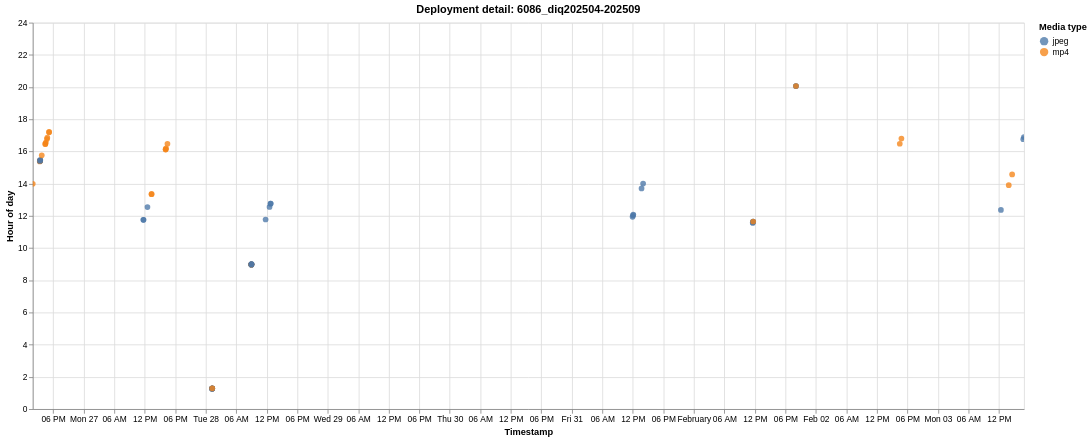

Specify this chart in Vega-Lite:
### Vega-Lite specification from a JSON file in a GitHub repository (floating-point values rounded to 4 significant figures)
{"$schema": "https://vega.github.io/schema/vega-lite/v6.1.0.json", "config": {"view": {"continuousHeight": 300, "continuousWidth": 300}}, "data": {"name": "data-72e83afa71b89047fb339f7c72e1e7fb"}, "datasets": {"data-72e83afa71b89047fb339f7c72e1e7fb": [{"deployment": "6086_diq202504-202509", "deployment_order": 29, "event_index": 0, "hour_of_day": 13.99, "media_type": "mp4", "timestamp": "2025-01-26T13:59:38"}, {"deployment": "6086_diq202504-202509", "deployment_order": 29, "event_index": 1, "hour_of_day": 15.38, "media_type": "mp4", "timestamp": "2025-01-26T15:22:36"}, {"deployment": "6086_diq202504-202509", "deployment_order": 29, "event_index": 2, "hour_of_day": 15.42, "media_type": "jpeg", "timestamp": "2025-01-26T15:24:55"}, {"deployment": "6086_diq202504-202509", "deployment_order": 29, "event_index": 3, "hour_of_day": 15.42, "media_type": "jpeg", "timestamp": "2025-01-26T15:24:56"}, {"deployment": "6086_diq202504-202509", "deployment_order": 29, "event_index": 4, "hour_of_day": 15.42, "media_type": "mp4", "timestamp": "2025-01-26T15:25:18"}, {"deployment": "6086_diq202504-202509", "deployment_order": 29, "event_index": 5, "hour_of_day": 15.42, "media_type": "jpeg", "timestamp": "2025-01-26T15:25:24"}, {"deployment": "6086_diq202504-202509", "deployment_order": 29, "event_index": 6, "hour_of_day": 15.42, "media_type": "jpeg", "timestamp": "2025-01-26T15:25:25"}, {"deployment": "6086_diq202504-202509", "deployment_order": 29, "event_index": 7, "hour_of_day": 15.43, "media_type": "mp4", "timestamp": "2025-01-26T15:25:46"}, {"deployment": "6086_diq202504-202509", "deployment_order": 29, "event_index": 8, "hour_of_day": 15.43, "media_type": "jpeg", "timestamp": "2025-01-26T15:26:02"}, {"deployment": "6086_diq202504-202509", "deployment_order": 29, "event_index": 9, "hour_of_day": 15.48, "media_type": "jpeg", "timestamp": "2025-01-26T15:28:41"}, {"deployment": "6086_diq202504-202509", "deployment_order": 29, "event_index": 10, "hour_of_day": 15.76, "media_type": "mp4", "timestamp": "2025-01-26T15:45:46"}, {"deployment": "6086_diq202504-202509", "deployment_order": 29, "event_index": 11, "hour_of_day": 16.46, "media_type": "mp4", "timestamp": "2025-01-26T16:27:32"}, {"deployment": "6086_diq202504-202509", "deployment_order": 29, "event_index": 12, "hour_of_day": 16.47, "media_type": "mp4", "timestamp": "2025-01-26T16:28:06"}, {"deployment": "6086_diq202504-202509", "deployment_order": 29, "event_index": 13, "hour_of_day": 16.55, "media_type": "mp4", "timestamp": "2025-01-26T16:33:10"}, {"deployment": "6086_diq202504-202509", "deployment_order": 29, "event_index": 14, "hour_of_day": 16.77, "media_type": "mp4", "timestamp": "2025-01-26T16:46:28"}, {"deployment": "6086_diq202504-202509", "deployment_order": 29, "event_index": 15, "hour_of_day": 16.86, "media_type": "mp4", "timestamp": "2025-01-26T16:51:36"}, {"deployment": "6086_diq202504-202509", "deployment_order": 29, "event_index": 16, "hour_of_day": 17.19, "media_type": "mp4", "timestamp": "2025-01-26T17:11:26"}, {"deployment": "6086_diq202504-202509", "deployment_order": 29, "event_index": 17, "hour_of_day": 17.21, "media_type": "mp4", "timestamp": "2025-01-26T17:12:52"}, {"deployment": "6086_diq202504-202509", "deployment_order": 29, "event_index": 18, "hour_of_day": 11.76, "media_type": "jpeg", "timestamp": "2025-01-27T11:45:25"}, {"deployment": "6086_diq202504-202509", "deployment_order": 29, "event_index": 19, "hour_of_day": 11.76, "media_type": "jpeg", "timestamp": "2025-01-27T11:45:26"}, {"deployment": "6086_diq202504-202509", "deployment_order": 29, "event_index": 20, "hour_of_day": 12.54, "media_type": "jpeg", "timestamp": "2025-01-27T12:32:41"}, {"deployment": "6086_diq202504-202509", "deployment_order": 29, "event_index": 21, "hour_of_day": 13.34, "media_type": "mp4", "timestamp": "2025-01-27T13:20:40"}, {"deployment": "6086_diq202504-202509", "deployment_order": 29, "event_index": 22, "hour_of_day": 13.36, "media_type": "mp4", "timestamp": "2025-01-27T13:21:42"}, {"deployment": "6086_diq202504-202509", "deployment_order": 29, "event_index": 23, "hour_of_day": 16.12, "media_type": "mp4", "timestamp": "2025-01-27T16:07:02"}, {"deployment": "6086_diq202504-202509", "deployment_order": 29, "event_index": 24, "hour_of_day": 16.13, "media_type": "mp4", "timestamp": "2025-01-27T16:07:58"}, {"deployment": "6086_diq202504-202509", "deployment_order": 29, "event_index": 25, "hour_of_day": 16.2, "media_type": "mp4", "timestamp": "2025-01-27T16:11:44"}, {"deployment": "6086_diq202504-202509", "deployment_order": 29, "event_index": 26, "hour_of_day": 16.48, "media_type": "mp4", "timestamp": "2025-01-27T16:28:50"}, {"deployment": "6086_diq202504-202509", "deployment_order": 29, "event_index": 27, "hour_of_day": 1.265, "media_type": "jpeg", "timestamp": "2025-01-28T01:15:55"}, {"deployment": "6086_diq202504-202509", "deployment_order": 29, "event_index": 28, "hour_of_day": 1.266, "media_type": "jpeg", "timestamp": "2025-01-28T01:15:56"}, {"deployment": "6086_diq202504-202509", "deployment_order": 29, "event_index": 29, "hour_of_day": 1.272, "media_type": "mp4", "timestamp": "2025-01-28T01:16:18"}, {"deployment": "6086_diq202504-202509", "deployment_order": 29, "event_index": 30, "hour_of_day": 1.276, "media_type": "jpeg", "timestamp": "2025-01-28T01:16:35"}, {"deployment": "6086_diq202504-202509", "deployment_order": 29, "event_index": 31, "hour_of_day": 1.277, "media_type": "jpeg", "timestamp": "2025-01-28T01:16:37"}, {"deployment": "6086_diq202504-202509", "deployment_order": 29, "event_index": 32, "hour_of_day": 1.283, "media_type": "mp4", "timestamp": "2025-01-28T01:17:00"}, {"deployment": "6086_diq202504-202509", "deployment_order": 29, "event_index": 33, "hour_of_day": 1.285, "media_type": "jpeg", "timestamp": "2025-01-28T01:17:07"}, {"deployment": "6086_diq202504-202509", "deployment_order": 29, "event_index": 34, "hour_of_day": 1.286, "media_type": "jpeg", "timestamp": "2025-01-28T01:17:09"}, {"deployment": "6086_diq202504-202509", "deployment_order": 29, "event_index": 35, "hour_of_day": 1.292, "media_type": "mp4", "timestamp": "2025-01-28T01:17:32"}, {"deployment": "6086_diq202504-202509", "deployment_order": 29, "event_index": 36, "hour_of_day": 8.97, "media_type": "jpeg", "timestamp": "2025-01-28T08:58:11"}, {"deployment": "6086_diq202504-202509", "deployment_order": 29, "event_index": 37, "hour_of_day": 8.97, "media_type": "jpeg", "timestamp": "2025-01-28T08:58:13"}, {"deployment": "6086_diq202504-202509", "deployment_order": 29, "event_index": 38, "hour_of_day": 8.976, "media_type": "mp4", "timestamp": "2025-01-28T08:58:34"}, {"deployment": "6086_diq202504-202509", "deployment_order": 29, "event_index": 39, "hour_of_day": 8.979, "media_type": "jpeg", "timestamp": "2025-01-28T08:58:43"}, {"deployment": "6086_diq202504-202509", "deployment_order": 29, "event_index": 40, "hour_of_day": 8.979, "media_type": "jpeg", "timestamp": "2025-01-28T08:58:44"}, {"deployment": "6086_diq202504-202509", "deployment_order": 29, "event_index": 41, "hour_of_day": 8.985, "media_type": "mp4", "timestamp": "2025-01-28T08:59:06"}, {"deployment": "6086_diq202504-202509", "deployment_order": 29, "event_index": 42, "hour_of_day": 8.987, "media_type": "jpeg", "timestamp": "2025-01-28T08:59:12"}, {"deployment": "6086_diq202504-202509", "deployment_order": 29, "event_index": 43, "hour_of_day": 8.987, "media_type": "jpeg", "timestamp": "2025-01-28T08:59:13"}, {"deployment": "6086_diq202504-202509", "deployment_order": 29, "event_index": 44, "hour_of_day": 8.993, "media_type": "mp4", "timestamp": "2025-01-28T08:59:34"}, {"deployment": "6086_diq202504-202509", "deployment_order": 29, "event_index": 45, "hour_of_day": 9.001, "media_type": "jpeg", "timestamp": "2025-01-28T09:00:02"}, {"deployment": "6086_diq202504-202509", "deployment_order": 29, "event_index": 46, "hour_of_day": 9.001, "media_type": "jpeg", "timestamp": "2025-01-28T09:00:04"}, {"deployment": "6086_diq202504-202509", "deployment_order": 29, "event_index": 47, "hour_of_day": 11.78, "media_type": "jpeg", "timestamp": "2025-01-28T11:46:34"}, {"deployment": "6086_diq202504-202509", "deployment_order": 29, "event_index": 48, "hour_of_day": 12.55, "media_type": "jpeg", "timestamp": "2025-01-28T12:33:16"}, {"deployment": "6086_diq202504-202509", "deployment_order": 29, "event_index": 49, "hour_of_day": 12.76, "media_type": "jpeg", "timestamp": "2025-01-28T12:45:33"}, {"deployment": "6086_diq202504-202509", "deployment_order": 29, "event_index": 50, "hour_of_day": 12.77, "media_type": "jpeg", "timestamp": "2025-01-28T12:46:12"}, {"deployment": "6086_diq202504-202509", "deployment_order": 29, "event_index": 51, "hour_of_day": 11.94, "media_type": "jpeg", "timestamp": "2025-01-31T11:56:21"}, {"deployment": "6086_diq202504-202509", "deployment_order": 29, "event_index": 52, "hour_of_day": 12.03, "media_type": "jpeg", "timestamp": "2025-01-31T12:01:44"}, {"deployment": "6086_diq202504-202509", "deployment_order": 29, "event_index": 53, "hour_of_day": 12.08, "media_type": "jpeg", "timestamp": "2025-01-31T12:04:56"}, {"deployment": "6086_diq202504-202509", "deployment_order": 29, "event_index": 54, "hour_of_day": 13.7, "media_type": "jpeg", "timestamp": "2025-01-31T13:42:12"}, {"deployment": "6086_diq202504-202509", "deployment_order": 29, "event_index": 55, "hour_of_day": 14.01, "media_type": "jpeg", "timestamp": "2025-01-31T14:00:37"}, {"deployment": "6086_diq202504-202509", "deployment_order": 29, "event_index": 56, "hour_of_day": 11.57, "media_type": "jpeg", "timestamp": "2025-02-01T11:34:28"}, {"deployment": "6086_diq202504-202509", "deployment_order": 29, "event_index": 57, "hour_of_day": 11.57, "media_type": "jpeg", "timestamp": "2025-02-01T11:34:30"}, {"deployment": "6086_diq202504-202509", "deployment_order": 29, "event_index": 58, "hour_of_day": 11.64, "media_type": "jpeg", "timestamp": "2025-02-01T11:38:38"}, {"deployment": "6086_diq202504-202509", "deployment_order": 29, "event_index": 59, "hour_of_day": 11.64, "media_type": "jpeg", "timestamp": "2025-02-01T11:38:40"}, {"deployment": "6086_diq202504-202509", "deployment_order": 29, "event_index": 60, "hour_of_day": 11.65, "media_type": "mp4", "timestamp": "2025-02-01T11:39:02"}, {"deployment": "6086_diq202504-202509", "deployment_order": 29, "event_index": 61, "hour_of_day": 20.06, "media_type": "jpeg", "timestamp": "2025-02-01T20:03:39"}, {"deployment": "6086_diq202504-202509", "deployment_order": 29, "event_index": 62, "hour_of_day": 20.06, "media_type": "jpeg", "timestamp": "2025-02-01T20:03:40"}, {"deployment": "6086_diq202504-202509", "deployment_order": 29, "event_index": 63, "hour_of_day": 20.07, "media_type": "mp4", "timestamp": "2025-02-01T20:04:04"}, {"deployment": "6086_diq202504-202509", "deployment_order": 29, "event_index": 64, "hour_of_day": 16.48, "media_type": "mp4", "timestamp": "2025-02-02T16:28:46"}, {"deployment": "6086_diq202504-202509", "deployment_order": 29, "event_index": 65, "hour_of_day": 16.8, "media_type": "mp4", "timestamp": "2025-02-02T16:48:10"}, {"deployment": "6086_diq202504-202509", "deployment_order": 29, "event_index": 66, "hour_of_day": 12.37, "media_type": "jpeg", "timestamp": "2025-02-03T12:22:05"}, {"deployment": "6086_diq202504-202509", "deployment_order": 29, "event_index": 67, "hour_of_day": 13.91, "media_type": "mp4", "timestamp": "2025-02-03T13:54:24"}, {"deployment": "6086_diq202504-202509", "deployment_order": 29, "event_index": 68, "hour_of_day": 14.57, "media_type": "mp4", "timestamp": "2025-02-03T14:34:20"}, {"deployment": "6086_diq202504-202509", "deployment_order": 29, "event_index": 69, "hour_of_day": 16.76, "media_type": "jpeg", "timestamp": "2025-02-03T16:45:42"}, {"deployment": "6086_diq202504-202509", "deployment_order": 29, "event_index": 70, "hour_of_day": 16.9, "media_type": "jpeg", "timestamp": "2025-02-03T16:53:49"}]}, "encoding": {"color": {"field": "media_type", "scale": {"scheme": "tableau10"}, "title": "Media type", "type": "nominal"}, "shape": {"field": "media_type", "title": "Media type", "type": "nominal"}, "tooltip": [{"field": "deployment", "title": "Deployment", "type": "nominal"}, {"field": "timestamp", "format": "%Y-%m-%d %H:%M:%S", "title": "Timestamp", "type": "temporal"}, {"field": "hour_of_day", "format": ".2f", "title": "Hour of day", "type": "quantitative"}, {"field": "media_type", "title": "Media type", "type": "nominal"}], "x": {"field": "timestamp", "title": "Timestamp", "type": "temporal"}, "y": {"field": "hour_of_day", "scale": {"domain": [0, 24]}, "title": "Hour of day", "type": "quantitative"}}, "height": 460, "mark": {"opacity": 0.78, "size": 46, "type": "circle"}, "params": [{"bind": "scales", "name": "param_1e9efca18e7a2868", "select": {"encodings": ["x", "y"], "type": "interval"}}], "title": "Deployment detail: 6086_diq202504-202509", "width": 1180}
